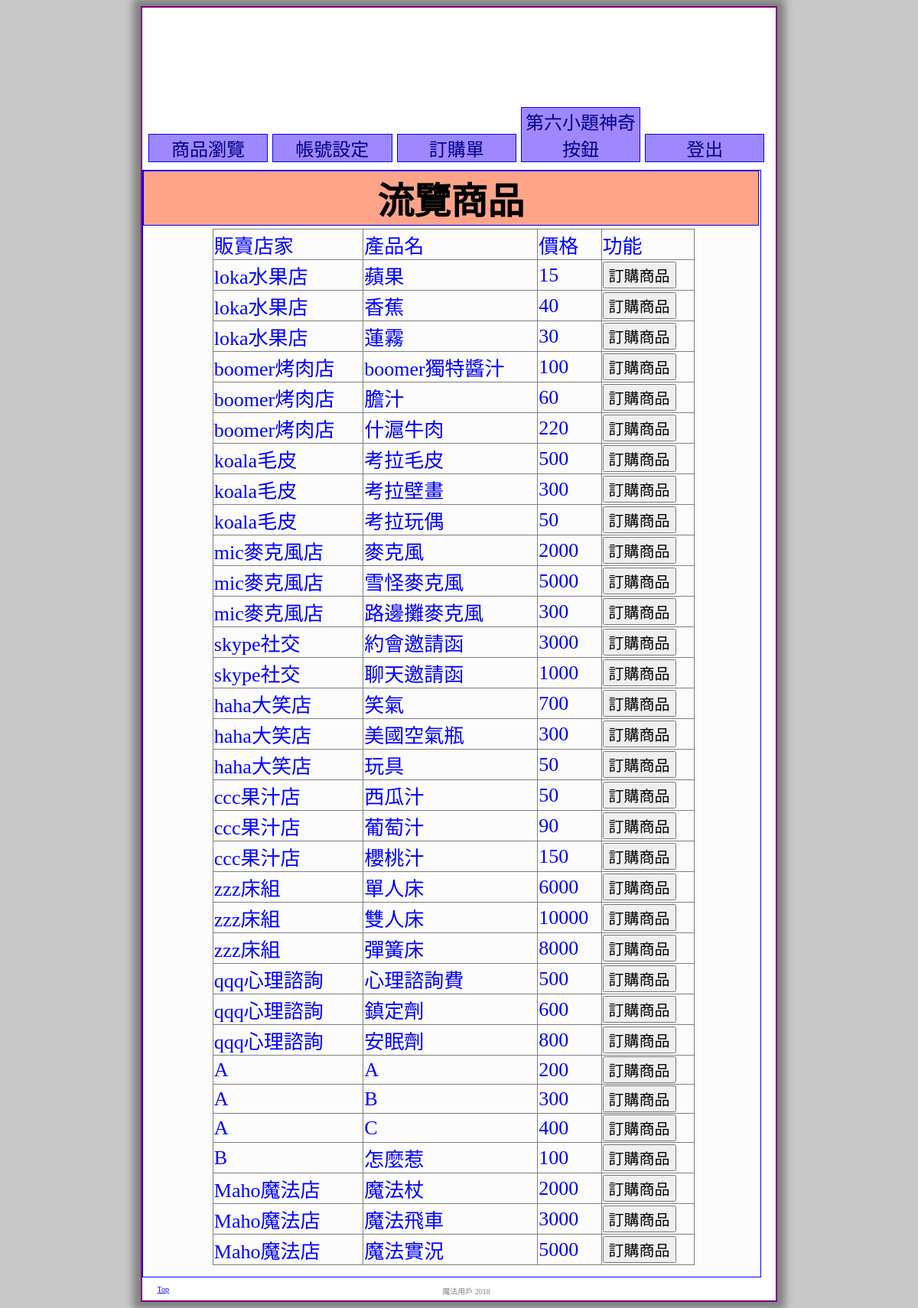
Screenshot of /train-7/user/train-7-itemslist.php (signed in) with the database file from the repository.
### tables this page shows
CREATE TABLE `items` (
  `id` int(11) NOT NULL,
  `name` varchar(30) NOT NULL,
  `money` int(10) NOT NULL,
  `store_account` varchar(20) NOT NULL,
  `items_store_name` varchar(20) NOT NULL
);

### train-7/user/train-7-itemslist.php (the view, shortened to what this page needs)
<?php
 include "header.php";
 include "../db.php";
 $sel_all = "SELECT * FROM items";
 $sel_all_it = mysqli_query($sql,$sel_all);
?>
<div class="content" align="center">
	<h1 class="mytitle">流覽商品</h1>
  <table class="boomer">
  <?php
    echo "<tr>";
      echo  "<td>販賣店家</td>";
      echo  "<td>產品名</td>";
      echo  "<td>價格</td>";
      echo  "<td>功能</td>";
    echo "</tr>";
    for($i=1;$i<=mysqli_num_rows($sel_all_it);$i++){
      $list_it =mysqli_fetch_row($sel_all_it);
      echo "<tr>";
      echo "<td>".$list_it[4]."</td>";
      echo "<td>".$list_it[1]."</td>";
      echo "<td>".$list_it[2]."</td>";
      echo "<td >";
      echo "<form action='train-7-itemorder.php' method='post' onSubmit='return returnvalue'>";
      echo "<button style='font-size:20px' type='submit' name='fun' value='update'>訂購商品</button></form>";
      echo "</td>";
      echo "</tr>";
    }
  ?>
  </table>
</div>
<?php
  include "footer.php";
?>

### train-7/css/style3.css (style rules this page uses)
body { background-color:rgba(200,200,200,1); font-size:18pt; font-family:'新細明體' , 'MS Outlook'; }
form { margin:opx; display:inline; }
.content { width:95%; border : 1px solid blue; float : none; margin-bottom:30px; padding: 10px; background-color: rgba(200,200,200,0.05); }
.content h1.mytitle { width:102%; border: 1px solid blue; margin-left:-10px; margin-top:-10px; margin-bottom:-1px; padding-right: 0px; background-color: #FFA488; color:black; }

### train-7/css/style_tables.css (style rules this page uses)
table.boomer { border: 1px solid gray; margin:5px 5px 5px 10px; color:blue; border-collapse: collapse; font-size: 26px; width: 80%; }
table.boomer td , table.boomer th { border: 1px solid gray; }

### rows the page displays
items: items_store_name "loka水果店", name "蘋果", money "15"
items: items_store_name "loka水果店", name "香蕉", money "40"
items: items_store_name "loka水果店", name "蓮霧", money "30"
items: items_store_name "boomer烤肉店", name "boomer獨特醬汁", money "100"
items: items_store_name "boomer烤肉店", name "膽汁", money "60"
items: items_store_name "boomer烤肉店", name "什滬牛肉", money "220"
items: items_store_name "koala毛皮", name "考拉毛皮", money "500"
items: items_store_name "koala毛皮", name "考拉壁畫", money "300"
items: items_store_name "koala毛皮", name "考拉玩偶", money "50"
items: items_store_name "mic麥克風店", name "麥克風", money "2000"
items: items_store_name "mic麥克風店", name "雪怪麥克風", money "5000"
items: items_store_name "mic麥克風店", name "路邊攤麥克風", money "300"
items: items_store_name "skype社交", name "約會邀請函", money "3000"
items: items_store_name "skype社交", name "聊天邀請函", money "1000"
items: items_store_name "haha大笑店", name "笑氣", money "700"
items: items_store_name "haha大笑店", name "美國空氣瓶", money "300"
items: items_store_name "haha大笑店", name "玩具", money "50"
items: items_store_name "ccc果汁店", name "西瓜汁", money "50"
items: items_store_name "ccc果汁店", name "葡萄汁", money "90"
items: items_store_name "ccc果汁店", name "櫻桃汁", money "150"
items: items_store_name "zzz床組", name "單人床", money "6000"
items: items_store_name "zzz床組", name "雙人床", money "10000"
items: items_store_name "zzz床組", name "彈簧床", money "8000"
items: items_store_name "qqq心理諮詢", name "心理諮詢費", money "500"
items: items_store_name "qqq心理諮詢", name "鎮定劑", money "600"
items: items_store_name "qqq心理諮詢", name "安眠劑", money "800"
items: items_store_name "A", name "A", money "200"
items: items_store_name "A", name "B", money "300"
items: items_store_name "A", name "C", money "400"
items: items_store_name "B", name "怎麼惹", money "100"
items: items_store_name "Maho魔法店", name "魔法杖", money "2000"
items: items_store_name "Maho魔法店", name "魔法飛車", money "3000"
items: items_store_name "Maho魔法店", name "魔法實況", money "5000"
